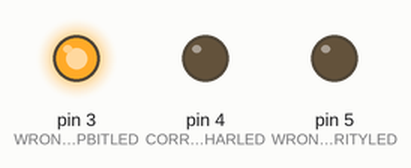
Simulated run of this sketch. Board: Arduino Uno, built with avr-gcc and run on an emulated ATmega328P. Parts: output pins drawn as LEDs (lit = HIGH). What the sketch prints to the serial monitor is not drawn.

Above: at 0.1 s.
Timing chart, 0 to 1.6 s (numbered marks = the images above):
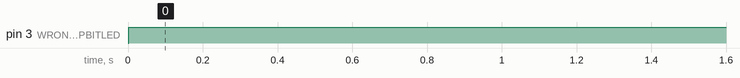

Measured:
- by itself, pin 3 (WRONGSTOPBITLED): LOW → HIGH at 0.00 s

The sketch:

UART.ino
```cpp
#define BITLENGTH 8
#define RXPIN 0

#define WRONGSTOPBITLED 3
#define WRONGPARITYLED 5
#define CORRECTCHARLED 4

#define MILLION 1000000

#define BAUDRATE 9600 // max working baudrate is 9600, the program works with lower, but not with higher. Only change the baudrate here and it all works.
#define BITTIME MILLION / BAUDRATE  // in microseconds
#define HALFBITTIME BITTIME / 2

#define EVENPARITY 1  // use this for even parity

char data_bits;
int data_buffer;
int parity_bit;
int stop_bit;

unsigned long long uart_timer = 0;
bool go_next = false;
int parity_counter = 0;
int bit_counter = 0;

void setup() {
  Serial.begin(BAUDRATE);

  pinMode(RXPIN, INPUT);

  pinMode(WRONGPARITYLED, OUTPUT);
  pinMode(CORRECTCHARLED, OUTPUT);
  pinMode(WRONGSTOPBITLED, OUTPUT);
}

enum stateUART {
  WAIT,
  READ_DATA,
  READ_PARITY,
  READ_STOP,
  CHECK,
};

stateUART currentState = WAIT;

void loop() {
  unsigned long long current_time = micros();
  switch (currentState) {
    case WAIT:
      if (digitalRead(RXPIN) == LOW) {
        uart_timer = micros();
        go_next = true;
      }

      if (go_next && (current_time - uart_timer > HALFBITTIME)) {
        uart_timer = current_time;
        go_next = false;
        currentState = READ_DATA;
      }
      break;

    case READ_DATA:
      if (current_time - uart_timer > BITTIME) {
        uart_timer = current_time;
        data_bits |= digitalRead(RXPIN) << bit_counter;
        if (digitalRead(RXPIN)) { parity_counter++; }
        bit_counter++;
      }
      if (bit_counter == BITLENGTH) {
        uart_timer = current_time;
        currentState = READ_PARITY;
      }
      break;

    case READ_PARITY:
      if (current_time - uart_timer > BITTIME) {
        uart_timer = current_time;
        if (digitalRead(RXPIN)) { parity_counter++; }
        currentState = READ_STOP;
      }
      break;

    case READ_STOP:
      if (current_time - uart_timer > BITTIME) {
        uart_timer = current_time;
        stop_bit = digitalRead(RXPIN);
        currentState = CHECK;
      }
      break;

    case CHECK:
      currentState = WAIT;
      Serial.write(data_bits);
      check_character();
      check_stop_bit();
      check_parity();
      data_bits = 0;
      parity_counter = 0;
      bit_counter = 0;
      break;
  }
}

void check_character() {
  if (data_bits == 'a') {  // correct character ('a')
    digitalWrite(CORRECTCHARLED, HIGH);
  } else {  // wrong character
    digitalWrite(CORRECTCHARLED, LOW);
  }
}

void check_stop_bit() {
  if (stop_bit) {  //  correct stop bit
    digitalWrite(WRONGSTOPBITLED, LOW);
  } else {  //   wrong stop bit
    digitalWrite(WRONGSTOPBITLED, HIGH);
  }
}

void check_parity() {
  if (~parity_counter & EVENPARITY) {  // correct parity (isEven)
    digitalWrite(WRONGPARITYLED, LOW);
  } else {  // wrong parity
    digitalWrite(WRONGPARITYLED, HIGH);
  }
}
```
